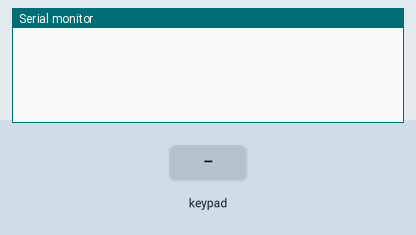
Recording of a sketch running on a simulated Arduino Mega 2560, built with avr-gcc and run on an emulated ATmega2560. On the bench: the last lines printed to the serial monitor. The test bench sets the inputs (shaded band).

Above: at 1.2 s.
1.3 s: key '1' pressed
At 2.4 s:
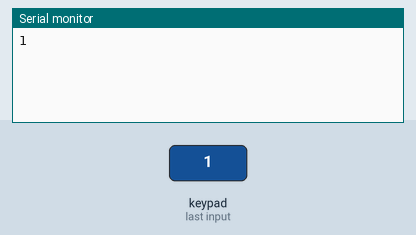
2.8 s: keypad keys 8 4 5 4 4 9 # pressed 0.4 s apart
At 6.6 s:
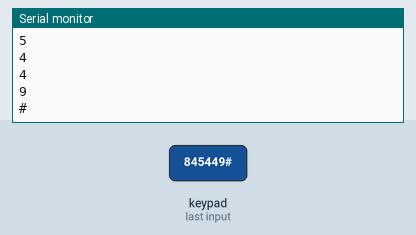
7.1 s: key 'A' pressed
At 8.0 s:
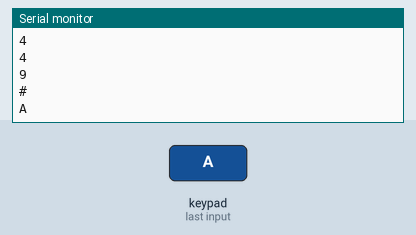
8.6 s: keypad keys 8 4 5 4 4 9 * pressed 0.4 s apart
At 12.3 s:
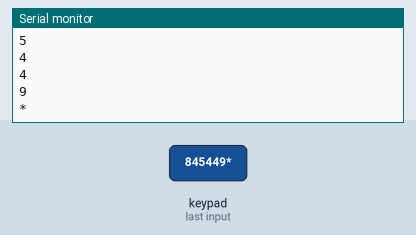
12.9 s: key 'B' pressed
At 13.9 s:
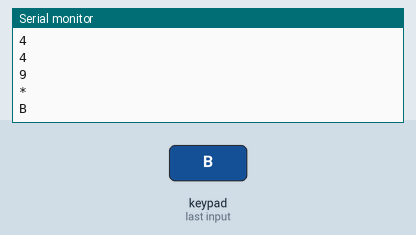
14.4 s: keypad keys 8 4 5 4 4 9 D pressed 0.4 s apart
At 17.8 s:
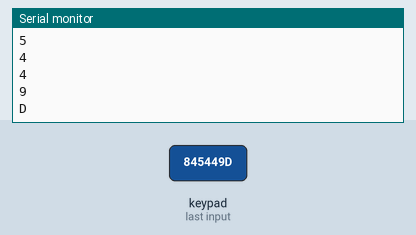
Timing chart, 0 to 19.3 s (numbered marks = the images above; inputs shaded):
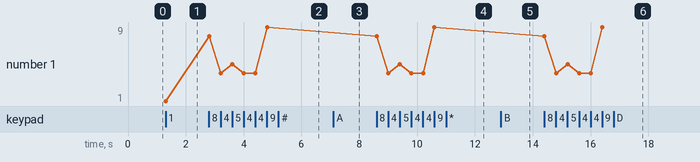

The sketch:

keypad.ino
```cpp
// 4 X 4 Keypad interfaced with Arduino

#include <Keypad.h>

const byte ROWS = 4; // Four rows
const byte COLS = 4; // Four columns
// Define the Keymap
char keys[ROWS][COLS] = {
{'1','2','3','A'},
{'4','5','6','B'},
{'7','8','9','C'},
{'*','0','#','D'}
};

//byte rowPins[ROWS] = { 8, 7, 6, 9 };
//byte colPins[COLS] = { 5, 4, 3, 2 };
byte rowPins[ROWS] = { 8, 45, 44, 9 };
byte colPins[COLS] = { 47, 46, 49, 48 };
// Create the Keypad
Keypad keypad = Keypad( makeKeymap(keys), rowPins, colPins, ROWS, COLS );

void setup(){
  Serial.begin(9600);
}

void loop(){
  char key = keypad.getKey();

  if (key != NO_KEY){
    Serial.println(key);
  }
}
```

Measured:
- after the input at 1.3 s, the serial monitor: prints a new line at once (image 1)
- after the input at 2.8 s, the serial monitor: prints a new line at once (image 2)
- after the input at 7.1 s, the serial monitor: prints a new line at once (image 3)
- after the input at 8.6 s, the serial monitor: prints a new line at once (image 4)
- after the input at 12.9 s, the serial monitor: prints a new line at once (image 5)
- after the input at 14.4 s, the serial monitor: prints a new line at once (image 6)
- plotted number 1: 1 → 9 after the input at 2.8 s
